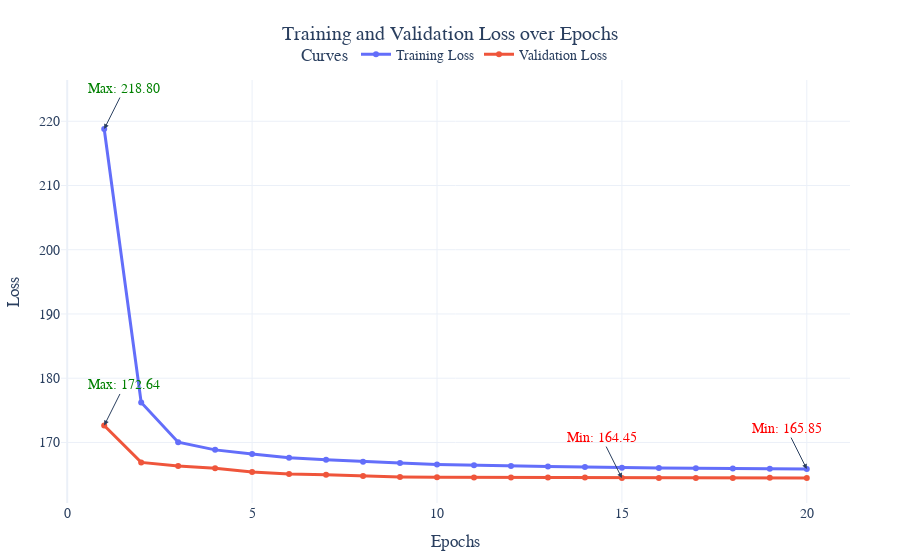

The notebook cell this image was saved under:
### Code cell
trainer = Trainer(
    config=TrainerConfig(
        optimizer="adam",
        criterion="reconstruction",
        learning_rate=1e-3,
        weight_decay=1e-5,
        batch_size=128,
        early_stopping_patience=5,
        save_weights_path="./models/mlp_adult.pth"
    ),
    model= model
)

# Train the model
trainer.train(train_dataset, val_dataset, epochs=20)

### Figure 1 — Plotly figure (JSON) as saved in the notebook; plotly's stock layout.template omitted (floating-point values rounded to 4 significant figures)
{"data": [{"hovertemplate": "%{x}, %{y}<extra>Training Loss</extra>", "line": {"width": 3}, "marker": {"size": 6}, "mode": "lines+markers", "name": "Training Loss", "type": "scatter", "x": [1, 2, 3, 4, 5, 6, 7, 8, 9, 10, 11, 12, 13, 14, 15, 16, 17, 18, 19, 20], "y": [218.8, 176.2, 170.0, 168.8, 168.2, 167.6, 167.3, 167.0, 166.8, 166.6, 166.4, 166.3, 166.2, 166.2, 166.1, 166.0, 166.0, 165.9, 165.9, 165.8]}, {"hovertemplate": "%{x}, %{y}<extra>Validation Loss</extra>", "line": {"width": 3}, "marker": {"size": 6}, "mode": "lines+markers", "name": "Validation Loss", "type": "scatter", "x": [1, 2, 3, 4, 5, 6, 7, 8, 9, 10, 11, 12, 13, 14, 15, 16, 17, 18, 19, 20], "y": [172.6, 166.9, 166.3, 166.0, 165.4, 165.1, 165.0, 164.8, 164.6, 164.6, 164.5, 164.6, 164.5, 164.5, 164.4, 164.5, 164.5, 164.5, 164.5, 164.5]}], "layout": {"annotations": [{"arrowhead": 2, "ax": -20, "ay": -40, "font": {"color": "red"}, "showarrow": true, "text": "Min: 165.85", "x": 20, "y": 165.8}, {"arrowhead": 2, "ax": 20, "ay": -40, "font": {"color": "green"}, "showarrow": true, "text": "Max: 218.80", "x": 1, "y": 218.8}, {"arrowhead": 2, "ax": -20, "ay": -40, "font": {"color": "red"}, "showarrow": true, "text": "Min: 164.45", "x": 15, "y": 164.4}, {"arrowhead": 2, "ax": 20, "ay": -40, "font": {"color": "green"}, "showarrow": true, "text": "Max: 172.64", "x": 1, "y": 172.6}], "font": {"family": "Arial, sans-serif", "size": 14}, "legend": {"orientation": "h", "title": {"text": "Curves"}, "x": 0.5, "xanchor": "center", "y": 1.02, "yanchor": "bottom"}, "margin": {"b": 50, "l": 50, "r": 50, "t": 80}, "title": {"text": "Training and Validation Loss over Epochs", "x": 0.5, "xanchor": "center"}, "xaxis": {"title": {"text": "Epochs"}}, "yaxis": {"title": {"text": "Loss"}}}}
